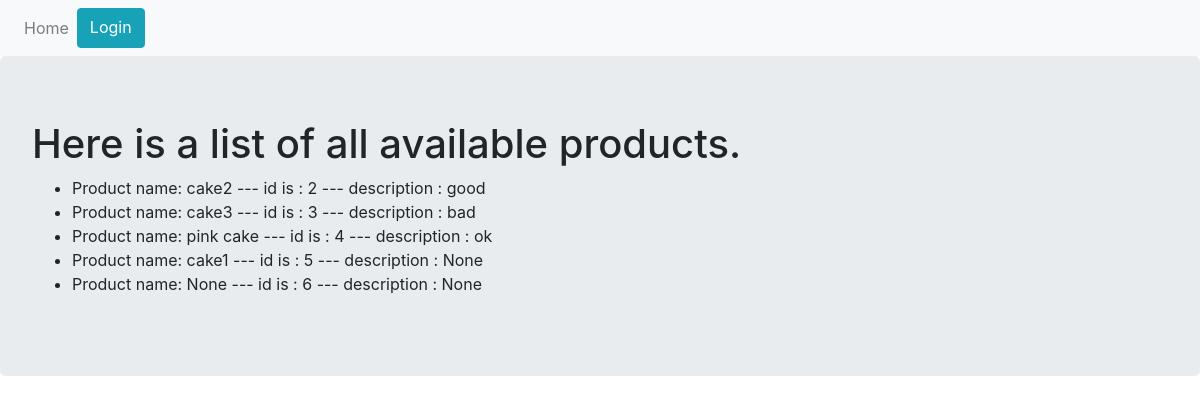
Page /list on the committed database.
### app/models.py (models this page shows, shortened)
class Product(db.Model):
    __tablename__ = 'products'
    id = db.Column(db.Integer,primary_key = True)
    product_name = db.Column(db.Text)
    product_description = db.Column(db.Text)
    product_image = FileField('picture')
    def __repr__(self):
        return f"Product name: {self.product_name}  --- id is : {self.id}  --- description : {self.product_description}"

### app/routes.py (the view)
@app.route('/list')
def list_products():
    products = Product.query.all()
    print(products)
    return render_template('list.html', products = products)

### app/templates/list.html
{% extends "base.html" %} {% block content %}
<div class="jumbotron">
    <h1>Here is a list of all available products.</h1>
    <ul>
        {% for p in products %}
        <li>{{p}}</li>
        {% endfor %}
    </ul>
</div>
{% endblock %}

### app/templates/base.html (shortened to what this page needs)
<!DOCTYPE html>
<html lang="en" dir="ltr">
<head>
    <link rel="stylesheet" href="https://maxcdn.bootstrapcdn.com/bootstrap/4.0.0/css/bootstrap.min.css">
</head>
<body>
    <nav class="navbar navbar-expand-lg navbar-light bg-light">
        <div class="navbar-nav">
            <a class="nav-item nav-link" href="{{ url_for('index') }}">Home</a> {% if current_user.is_anonymous %}
            <a class="btn btn-info" href="{{ url_for('login') }}">Login</a> {% endif %}
        </div>
    </nav>
    {% block content %} {% endblock %}
</body>
</html>

### rows in the picture
Product: product_name+id+product_description "Product name: cake2 --- id is : 2 --- description : good"
Product: product_name+id+product_description "Product name: cake3 --- id is : 3 --- description : bad"
Product: product_name+id+product_description "Product name: pink cake --- id is : 4 --- description : ok"
Product: product_name+id+product_description "Product name: cake1 --- id is : 5 --- description : None"
Product: product_name+id+product_description "Product name: None --- id is : 6 --- description : None"
